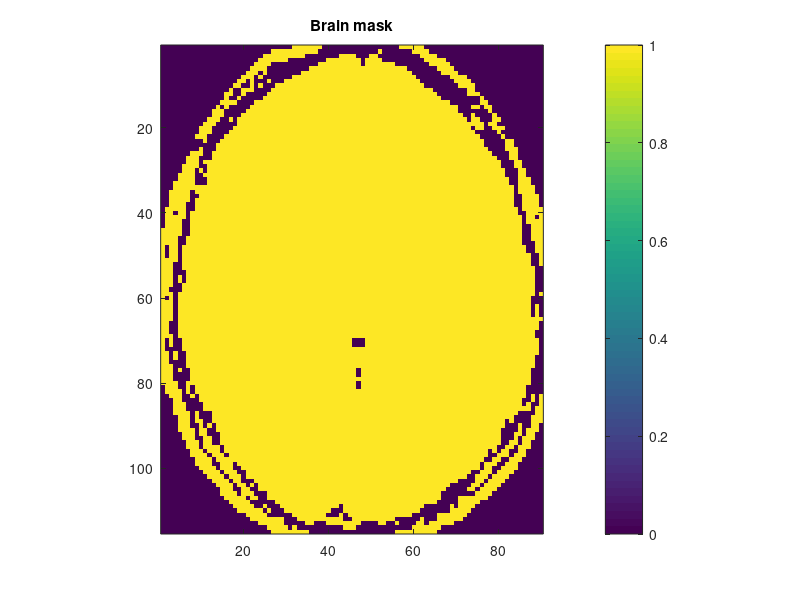

Recreate this plot in MATLAB. (Note: this script raises an error after producing the figure.)
clear; clf;
% Parameters

% Generated with a gcv score test (will be added in future)
epsilon = 0.45;
rho = 1e-9;

plot_brain_mask = true;
plot_gradient_directions = true;
plot_md_maps = true;
plot_fa_maps = true;
plot_eigendirection_fields = true;
plot_anisotropy_strength = true;

% END Parameters

% Load data from file
load partI.mat
whos

% Brain mask
disp("Creating brain mask...");
brain_mask = S0 > 0.05 * max(S0(:));

if plot_brain_mask
    disp("Plotting brain mask...")
    figure;
    imagesc(brain_mask);
    axis image;
    colorbar;
    title("Brain mask");
end

disp("Creating diffusion tensors...");
[D_field, D_tensor] = make_diffusion_tensor(S, S0, g, b);

if (plot_gradient_directions)
    disp("Plotting gradient pulse directions...");
    figure;
    quiver3(0 * g(:, 1), 0 * g(:, 1), 0 * g(:, 1), g(:, 1), g(:, 2), g(:, 3));
    axis vis3d;
    xlabel x;
    ylabel y;
    zlabel z;
    title('Gradient pulse directions g_i');
end

% Coordinates
[nx, ny, ~] = size(S);
[X, Y] = ndgrid(1:nx, 1:ny);
all_points = [X(:), Y(:)];
mask_vector = brain_mask(:);

points = all_points(mask_vector, :);

disp("Constructing Gaussian RBF...");
[A_data, A_pred] = construct_gaussian_rbf(points, epsilon, rho, D_tensor);

disp("Constructing fitted tensors...");
D_fit = construct_fitted_tensors(S, points, A_pred);

disp("Finding mean diffusivity maps...")
[MD_data, MD_fit] = find_MD(D_tensor, D_fit, nx, ny, points);

if plot_md_maps
    disp("Plotting mean diffusivity maps...");
    % Use same colour scale for MD
    clim_md = [min(MD_data(:),[],'omitnan'), ...
           max(MD_data(:),[],'omitnan')];

    figure;

    subplot(1,2,1);
    imagesc(MD_data);
    axis image;
    colorbar;
    caxis(clim_md);
    title('Mean Diffusivity from Data');

    subplot(1,2,2);
    imagesc(MD_fit);
    axis image;
    colorbar;
    caxis(clim_md);
    title('Mean Diffusivity from RBF Model');

    % MD error map
    MD_error = abs(MD_fit - MD_data);

    figure;
    imagesc(MD_error);
    axis image;
    colorbar;
    title('Mean Diffusivity Error');
    % Use same colour scale for MD
    clim_md = [min(MD_data(:),[],'omitnan'), ...
           max(MD_data(:),[],'omitnan')];

    figure;

    subplot(1,2,1);
    imagesc(MD_data);
    axis image;
    colorbar;
    caxis(clim_md);
    title('Mean Diffusivity from Data');

    subplot(1,2,2);
    imagesc(MD_fit);
    axis image;
    colorbar;
    caxis(clim_md);
    title('Mean Diffusivity from RBF Model');

    % MD error map
    MD_error = abs(MD_fit - MD_data);

    figure;
    imagesc(MD_error);
    axis image;
    colorbar;
    title('Mean Diffusivity Error');
end

disp("Constructing fractional anisotropy maps...");
[FA_data, FA_fit] = construct_FA_maps(D_tensor, D_fit, nx, ny, points);

if plot_fa_maps
    disp("Plotting fractional anisotropy maps...");
    figure;

    subplot(1, 2, 1);
    imagesc(FA_data);
    axis image;
    colorbar;
    clim([0, 1]);
    title('FA from Data');

    subplot(1,2,2);
    imagesc(FA_fit);
    axis image;
    colorbar;
    clim([0, 1]);
    title('FA from RBF Model');
end

disp("Getting eigendirection fields...");
[v1x, v1y] = get_eigendirection_fields(nx, ny, D_fit, brain_mask);

if plot_eigendirection_fields
    disp("Plotting eigendirection fields...");
    skip = 3;

    [Xg,Yg] = ndgrid(1:nx,1:ny);

    sample = false(nx,ny);
    sample(1:skip:end,1:skip:end) = true;
    sample = sample & brain_mask & isfinite(v1x) & isfinite(v1y);

    figure
    imagesc(FA_fit)
    axis image
    colormap gray
    colorbar
    hold on

    quiver(Yg(sample), Xg(sample), ...
        v1y(sample), v1x(sample), ...
        0.6, 'r')

    title('Raw principal eigendirection field')
    xlabel('y')
    ylabel('x')

    % Plot as unoriented line field

    figure
    imagesc(FA_fit)
    axis image
    colormap gray
    colorbar
    hold on

    quiver(Yg(sample), Xg(sample), ...
        v1y(sample), v1x(sample), ...
        0.5, 'r')

    quiver(Yg(sample), Xg(sample), ...
        -v1y(sample), -v1x(sample), ...
        0.5, 'r')

    title('Principal eigendirection line field: v ~ -v')
    xlabel('y')
    ylabel('x')
end

anis2D = get_anisotropy_strength(nx, ny, D_fit, brain_mask);

if plot_anisotropy_strength
    disp("Plotting anisotropy strength...");
    figure;
    imagesc(anis2D);
    axis image;
    colorbar;
    clim([0 1]);
    title('2D anisotropy strength');
    xlabel('y');
    ylabel('x');
end
